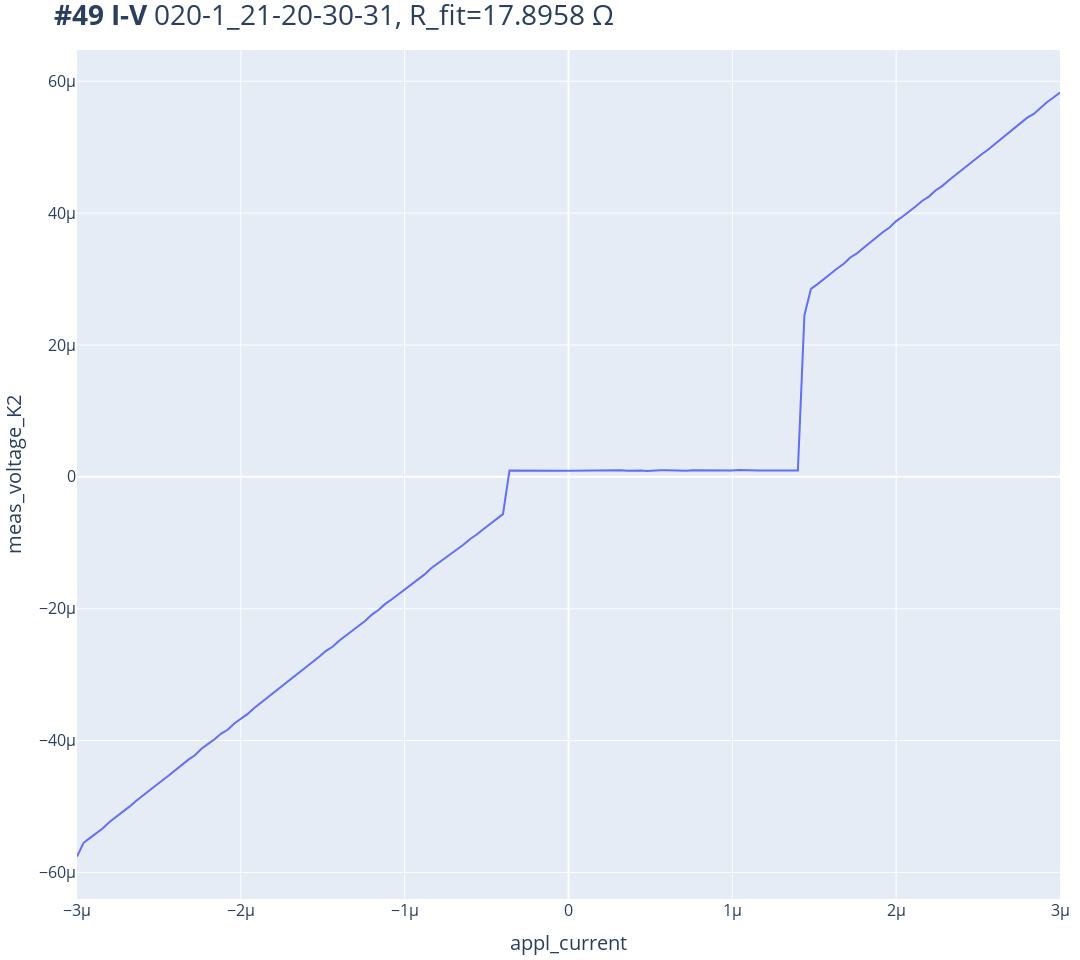
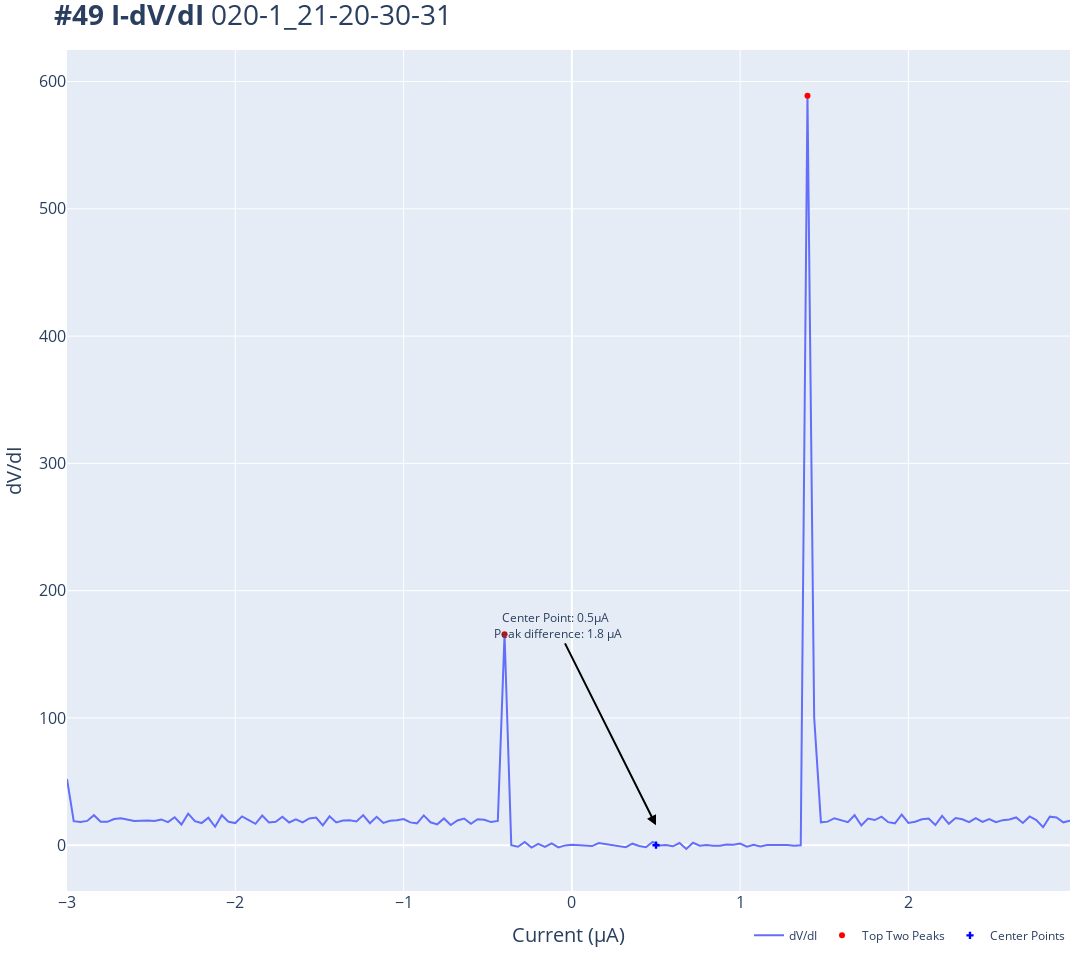
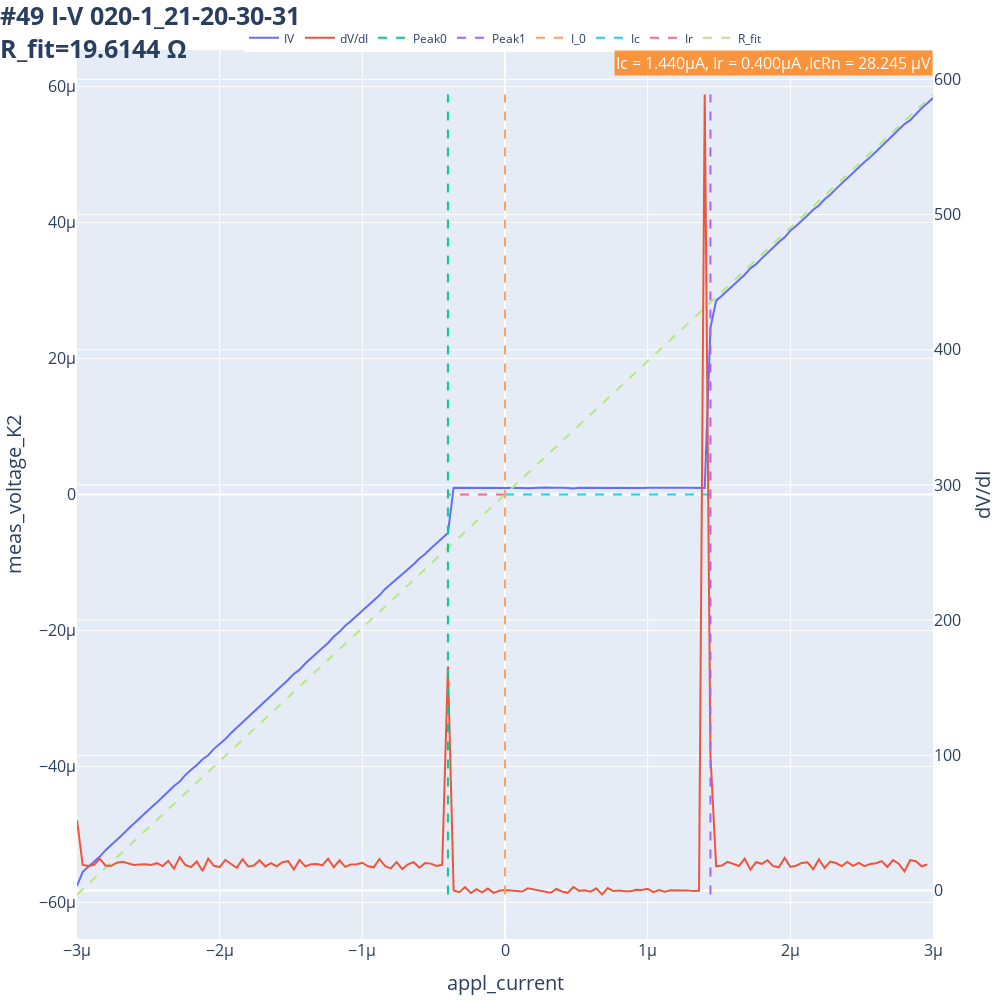

These figures' notebook cell, in order:
### Code cell
plot_by_id(dataid)
IV(dataid)
IV_diff(dataid)
plot_IV_and_dVdI(dataid)

### Figure 1 — Plotly figure (JSON) as saved in the notebook; plotly's stock layout.template omitted (floating-point values rounded to 4 significant figures; data arrays with more than 128 entries replaced by an {"elided": "..."} marker saying what was removed)
{"data": [{"mode": "lines", "name": "Voltage vs. Current", "type": "scatter", "x": {"elided": "151 float values"}, "y": {"elided": "151 float values"}}], "layout": {"height": 960, "margin": {"b": 10, "l": 10, "r": 10, "t": 50}, "title": {"font": {"size": 28}, "text": "<b>#49 I-V</b> 020-1_21-20-30-31, R_fit=17.8958 Ω"}, "width": 1080, "xaxis": {"tickfont": {"size": 16}, "title": {"font": {"size": 20}, "text": "appl_current"}}, "yaxis": {"tickfont": {"size": 16}, "title": {"font": {"size": 20}, "text": "meas_voltage_K2"}}}}

### Figure 2 — Plotly figure (JSON) as saved in the notebook; plotly's stock layout.template omitted (floating-point values rounded to 4 significant figures; data arrays with more than 128 entries replaced by an {"elided": "..."} marker saying what was removed)
{"data": [{"mode": "lines", "name": "dV/dI", "type": "scatter", "x": {"elided": "150 float values"}, "y": {"elided": "150 float values"}}, {"marker": {"color": "red"}, "mode": "markers", "name": "Top Two Peaks", "type": "scatter", "x": [1.4, -0.4], "y": [588.8, 165.7]}, {"marker": {"color": "blue", "symbol": "cross"}, "mode": "markers", "name": "Center Points", "type": "scatter", "x": [0.5], "y": [0]}], "layout": {"annotations": [{"arrowcolor": "black", "arrowhead": 2, "arrowsize": 1, "arrowwidth": 2, "ax": -100, "ay": -200, "showarrow": true, "text": "Center Point: 0.5μA <br> Peak difference: 1.8 μA", "x": 0.5, "y": 15.58}], "height": 960, "legend": {"orientation": "h", "x": 1, "xanchor": "right", "y": -0.07, "yanchor": "bottom"}, "margin": {"b": 10, "l": 10, "r": 10, "t": 50}, "title": {"font": {"size": 28}, "text": "<b>#49 I-dV/dI</b> 020-1_21-20-30-31"}, "width": 1080, "xaxis": {"tickfont": {"size": 16}, "title": {"font": {"size": 20}, "text": "Current (μA)"}}, "yaxis": {"tickfont": {"size": 16}, "title": {"font": {"size": 20}, "text": "dV/dI"}}}}

### Figure 3 — Plotly figure (JSON) as saved in the notebook; plotly's stock layout.template omitted (floating-point values rounded to 4 significant figures; data arrays with more than 128 entries replaced by an {"elided": "..."} marker saying what was removed)
{"data": [{"mode": "lines", "name": "IV", "type": "scatter", "x": {"elided": "151 float values"}, "y": {"elided": "151 float values"}}, {"mode": "lines", "name": "dV/dI", "type": "scatter", "x": {"elided": "151 float values"}, "y": {"elided": "151 float values"}, "yaxis": "y2"}, {"line": {"dash": "dash"}, "mode": "lines", "name": "Peak0", "type": "scatter", "x": [-4e-07, -4e-07], "y": [-2.949, 588.8], "yaxis": "y2"}, {"line": {"dash": "dash"}, "mode": "lines", "name": "Peak1", "type": "scatter", "x": [1.44e-06, 1.44e-06], "y": [-2.949, 588.8], "yaxis": "y2"}, {"line": {"dash": "dash"}, "mode": "lines", "name": "I_0", "type": "scatter", "x": [0, 0], "y": [-2.949, 588.8], "yaxis": "y2"}, {"line": {"dash": "dash"}, "mode": "lines", "name": "Ic", "type": "scatter", "x": [0, 1.44e-06], "y": [0, 0]}, {"line": {"dash": "dash"}, "mode": "lines", "name": "Ir", "type": "scatter", "x": [0, -4e-07], "y": [0, 0]}, {"line": {"dash": "dash"}, "mode": "lines", "name": "R_fit", "type": "scatter", "x": [-3e-06, 3e-06], "y": [-5.884e-05, 5.884e-05]}], "layout": {"annotations": [{"align": "right", "bgcolor": "#ff7f0e", "font": {"color": "#ffffff", "size": 16}, "opacity": 0.8, "showarrow": false, "text": "Ic = 1.440µA, Ir = 0.400µA ,IcRn = 28.245 µV", "x": 1, "xref": "paper", "y": 1, "yref": "paper"}], "height": 1000, "legend": {"orientation": "h", "x": 0.5, "xanchor": "center", "y": 1.03, "yanchor": "top"}, "margin": {"b": 10, "l": 10, "r": 10, "t": 50}, "title": {"font": {"size": 25}, "text": "<b>#49 I-V 020-1_21-20-30-31<br>R_fit=19.6144 Ω", "x": 0}, "width": 1000, "xaxis": {"tickfont": {"size": 16}, "title": {"font": {"size": 20}, "text": "appl_current"}}, "yaxis": {"tickfont": {"size": 16}, "title": {"font": {"size": 20}, "text": "meas_voltage_K2"}}, "yaxis2": {"overlaying": "y", "side": "right", "tickfont": {"size": 16}, "title": {"font": {"size": 20}, "text": "dV/dI"}}}}
